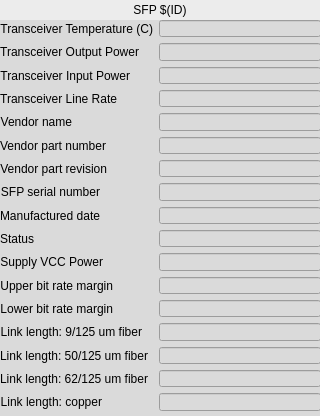
<?xml version="1.0" encoding="UTF-8"?>
<ui version="4.0">
 <class>Form</class>
 <widget class="QWidget" name="Form">
  <property name="geometry">
   <rect>
    <x>0</x>
    <y>0</y>
    <width>320</width>
    <height>416</height>
   </rect>
  </property>
  <property name="windowTitle">
   <string>Form</string>
  </property>
  <property name="styleSheet">
   <string notr="true">background-color: rgb(218, 218, 218);</string>
  </property>
  <widget class="caLabel" name="calabel">
   <property name="geometry">
    <rect>
     <x>0</x>
     <y>0</y>
     <width>320</width>
     <height>20</height>
    </rect>
   </property>
   <property name="styleSheet">
    <string notr="true">background-color: rgb(236, 236, 236, 255);</string>
   </property>
   <property name="text">
    <string>SFP $(ID)</string>
   </property>
   <property name="alignment">
    <set>Qt::AlignCenter</set>
   </property>
  </widget>
  <widget class="QWidget" name="formLayoutWidget">
   <property name="geometry">
    <rect>
     <x>0</x>
     <y>20</y>
     <width>321</width>
     <height>391</height>
    </rect>
   </property>
   <layout class="QFormLayout" name="formLayout">
    <property name="fieldGrowthPolicy">
     <enum>QFormLayout::AllNonFixedFieldsGrow</enum>
    </property>
    <item row="0" column="0">
     <widget class="QLabel" name="label_16">
      <property name="text">
       <string>Transceiver Temperature (C)</string>
      </property>
      <property name="alignment">
       <set>Qt::AlignRight|Qt::AlignTrailing|Qt::AlignVCenter</set>
      </property>
     </widget>
    </item>
    <item row="0" column="1">
     <widget class="caLineEdit" name="calineedit_6">
      <property name="channel" stdset="0">
       <string notr="true">$(EVG):SFP$(ID)-T-I</string>
      </property>
      <property name="unitsEnabled">
       <bool>true</bool>
      </property>
     </widget>
    </item>
    <item row="1" column="0">
     <widget class="QLabel" name="label_17">
      <property name="text">
       <string>Transceiver Output Power</string>
      </property>
      <property name="alignment">
       <set>Qt::AlignRight|Qt::AlignTrailing|Qt::AlignVCenter</set>
      </property>
     </widget>
    </item>
    <item row="1" column="1">
     <widget class="caLineEdit" name="calineedit_7">
      <property name="channel" stdset="0">
       <string notr="true">$(EVG):SFP$(ID)-Pwr-TX-I</string>
      </property>
      <property name="unitsEnabled">
       <bool>true</bool>
      </property>
     </widget>
    </item>
    <item row="2" column="0">
     <widget class="QLabel" name="label_18">
      <property name="text">
       <string>Transceiver Input Power</string>
      </property>
      <property name="alignment">
       <set>Qt::AlignRight|Qt::AlignTrailing|Qt::AlignVCenter</set>
      </property>
     </widget>
    </item>
    <item row="2" column="1">
     <widget class="caLineEdit" name="calineedit_8">
      <property name="channel" stdset="0">
       <string notr="true">$(EVG):SFP$(ID)-Pwr-RX-I</string>
      </property>
      <property name="unitsEnabled">
       <bool>true</bool>
      </property>
     </widget>
    </item>
    <item row="3" column="0">
     <widget class="QLabel" name="label_19">
      <property name="text">
       <string>Transceiver Line Rate</string>
      </property>
      <property name="alignment">
       <set>Qt::AlignRight|Qt::AlignTrailing|Qt::AlignVCenter</set>
      </property>
     </widget>
    </item>
    <item row="3" column="1">
     <widget class="caLineEdit" name="calineedit_9">
      <property name="channel" stdset="0">
       <string notr="true">$(EVG):SFP$(ID)-Speed-Link-I</string>
      </property>
     </widget>
    </item>
    <item row="4" column="0">
     <widget class="QLabel" name="label_20">
      <property name="text">
       <string>Vendor name</string>
      </property>
      <property name="alignment">
       <set>Qt::AlignRight|Qt::AlignTrailing|Qt::AlignVCenter</set>
      </property>
     </widget>
    </item>
    <item row="4" column="1">
     <widget class="caLineEdit" name="calineedit_10">
      <property name="channel" stdset="0">
       <string notr="true">$(EVG):SFP$(ID)-Vendor-I</string>
      </property>
      <property name="formatType">
       <enum>caLineEdit::string</enum>
      </property>
     </widget>
    </item>
    <item row="5" column="0">
     <widget class="QLabel" name="label_21">
      <property name="text">
       <string>Vendor part number</string>
      </property>
      <property name="alignment">
       <set>Qt::AlignRight|Qt::AlignTrailing|Qt::AlignVCenter</set>
      </property>
     </widget>
    </item>
    <item row="5" column="1">
     <widget class="caLineEdit" name="calineedit_11">
      <property name="channel" stdset="0">
       <string notr="true">$(EVG):SFP$(ID)-Part-I</string>
      </property>
      <property name="formatType">
       <enum>caLineEdit::string</enum>
      </property>
     </widget>
    </item>
    <item row="6" column="0">
     <widget class="QLabel" name="label_22">
      <property name="text">
       <string>Vendor part revision</string>
      </property>
      <property name="alignment">
       <set>Qt::AlignRight|Qt::AlignTrailing|Qt::AlignVCenter</set>
      </property>
     </widget>
    </item>
    <item row="6" column="1">
     <widget class="caLineEdit" name="calineedit_12">
      <property name="channel" stdset="0">
       <string notr="true">$(EVG):SFP$(ID)-Rev-I</string>
      </property>
      <property name="formatType">
       <enum>caLineEdit::string</enum>
      </property>
     </widget>
    </item>
    <item row="7" column="0">
     <widget class="QLabel" name="label_23">
      <property name="text">
       <string>SFP serial number</string>
      </property>
      <property name="alignment">
       <set>Qt::AlignRight|Qt::AlignTrailing|Qt::AlignVCenter</set>
      </property>
     </widget>
    </item>
    <item row="7" column="1">
     <widget class="caLineEdit" name="calineedit_13">
      <property name="channel" stdset="0">
       <string notr="true">$(EVG):SFP$(ID)-Serial-I</string>
      </property>
      <property name="formatType">
       <enum>caLineEdit::string</enum>
      </property>
     </widget>
    </item>
    <item row="8" column="0">
     <widget class="QLabel" name="label_25">
      <property name="text">
       <string>Manufactured date</string>
      </property>
      <property name="alignment">
       <set>Qt::AlignRight|Qt::AlignTrailing|Qt::AlignVCenter</set>
      </property>
     </widget>
    </item>
    <item row="8" column="1">
     <widget class="caLineEdit" name="calineedit_14">
      <property name="channel" stdset="0">
       <string notr="true">$(EVG):SFP$(ID)-Date-Manu-I</string>
      </property>
      <property name="formatType">
       <enum>caLineEdit::string</enum>
      </property>
     </widget>
    </item>
    <item row="9" column="0">
     <widget class="QLabel" name="label_26">
      <property name="text">
       <string>Status</string>
      </property>
      <property name="alignment">
       <set>Qt::AlignRight|Qt::AlignTrailing|Qt::AlignVCenter</set>
      </property>
     </widget>
    </item>
    <item row="9" column="1">
     <widget class="caLineEdit" name="calineedit_15">
      <property name="channel" stdset="0">
       <string notr="true">$(EVG):SFP$(ID)-Status-I</string>
      </property>
      <property name="formatType">
       <enum>caLineEdit::hexadecimal</enum>
      </property>
     </widget>
    </item>
    <item row="10" column="0">
     <widget class="QLabel" name="label_28">
      <property name="text">
       <string>Supply VCC Power</string>
      </property>
      <property name="alignment">
       <set>Qt::AlignRight|Qt::AlignTrailing|Qt::AlignVCenter</set>
      </property>
     </widget>
    </item>
    <item row="11" column="0">
     <widget class="QLabel" name="label_29">
      <property name="text">
       <string>Upper bit rate margin</string>
      </property>
      <property name="alignment">
       <set>Qt::AlignRight|Qt::AlignTrailing|Qt::AlignVCenter</set>
      </property>
     </widget>
    </item>
    <item row="12" column="0">
     <widget class="QLabel" name="label_30">
      <property name="text">
       <string>Lower bit rate margin</string>
      </property>
      <property name="alignment">
       <set>Qt::AlignRight|Qt::AlignTrailing|Qt::AlignVCenter</set>
      </property>
     </widget>
    </item>
    <item row="13" column="0">
     <widget class="QLabel" name="label_31">
      <property name="text">
       <string>Link length: 9/125 um fiber</string>
      </property>
      <property name="alignment">
       <set>Qt::AlignRight|Qt::AlignTrailing|Qt::AlignVCenter</set>
      </property>
     </widget>
    </item>
    <item row="14" column="0">
     <widget class="QLabel" name="label_32">
      <property name="text">
       <string>Link length: 50/125 um fiber</string>
      </property>
      <property name="alignment">
       <set>Qt::AlignRight|Qt::AlignTrailing|Qt::AlignVCenter</set>
      </property>
     </widget>
    </item>
    <item row="15" column="0">
     <widget class="QLabel" name="label_33">
      <property name="text">
       <string>Link length: 62/125 um fiber</string>
      </property>
      <property name="alignment">
       <set>Qt::AlignRight|Qt::AlignTrailing|Qt::AlignVCenter</set>
      </property>
     </widget>
    </item>
    <item row="16" column="0">
     <widget class="QLabel" name="label_34">
      <property name="text">
       <string>Link length: copper</string>
      </property>
      <property name="alignment">
       <set>Qt::AlignRight|Qt::AlignTrailing|Qt::AlignVCenter</set>
      </property>
     </widget>
    </item>
    <item row="10" column="1">
     <widget class="caLineEdit" name="calineedit_17">
      <property name="channel" stdset="0">
       <string notr="true">$(EVG):SFP$(ID)-PowerVCC-I</string>
      </property>
      <property name="unitsEnabled">
       <bool>true</bool>
      </property>
     </widget>
    </item>
    <item row="11" column="1">
     <widget class="caLineEdit" name="calineedit_18">
      <property name="channel" stdset="0">
       <string notr="true">$(EVG):SFP$(ID)-BitRate-upper-I</string>
      </property>
      <property name="unitsEnabled">
       <bool>true</bool>
      </property>
     </widget>
    </item>
    <item row="12" column="1">
     <widget class="caLineEdit" name="calineedit_19">
      <property name="channel" stdset="0">
       <string notr="true">$(EVG):SFP$(ID)-BitRate-Lower-I</string>
      </property>
      <property name="unitsEnabled">
       <bool>true</bool>
      </property>
     </widget>
    </item>
    <item row="13" column="1">
     <widget class="caLineEdit" name="calineedit_16">
      <property name="channel" stdset="0">
       <string notr="true">$(EVG):SFP$(ID)-LinkLength-9fiber-I</string>
      </property>
      <property name="unitsEnabled">
       <bool>true</bool>
      </property>
     </widget>
    </item>
    <item row="14" column="1">
     <widget class="caLineEdit" name="calineedit_20">
      <property name="channel" stdset="0">
       <string notr="true">$(EVG):SFP$(ID)-LinkLength-50fiber-I</string>
      </property>
      <property name="unitsEnabled">
       <bool>true</bool>
      </property>
     </widget>
    </item>
    <item row="15" column="1">
     <widget class="caLineEdit" name="calineedit_21">
      <property name="channel" stdset="0">
       <string notr="true">$(EVG):SFP$(ID)-LinkLength-62fiber-I</string>
      </property>
      <property name="unitsEnabled">
       <bool>true</bool>
      </property>
     </widget>
    </item>
    <item row="16" column="1">
     <widget class="caLineEdit" name="calineedit_22">
      <property name="channel" stdset="0">
       <string notr="true">$(EVG):SFP$(ID)-LinkLength-copper-I</string>
      </property>
      <property name="unitsEnabled">
       <bool>true</bool>
      </property>
     </widget>
    </item>
   </layout>
  </widget>
 </widget>
 <customwidgets>
  <customwidget>
   <class>caLabel</class>
   <extends>QLabel</extends>
   <header>caLabel</header>
  </customwidget>
  <customwidget>
   <class>caLineEdit</class>
   <extends>QLineEdit</extends>
   <header>caLineEdit</header>
  </customwidget>
 </customwidgets>
 <resources/>
 <connections/>
</ui>
